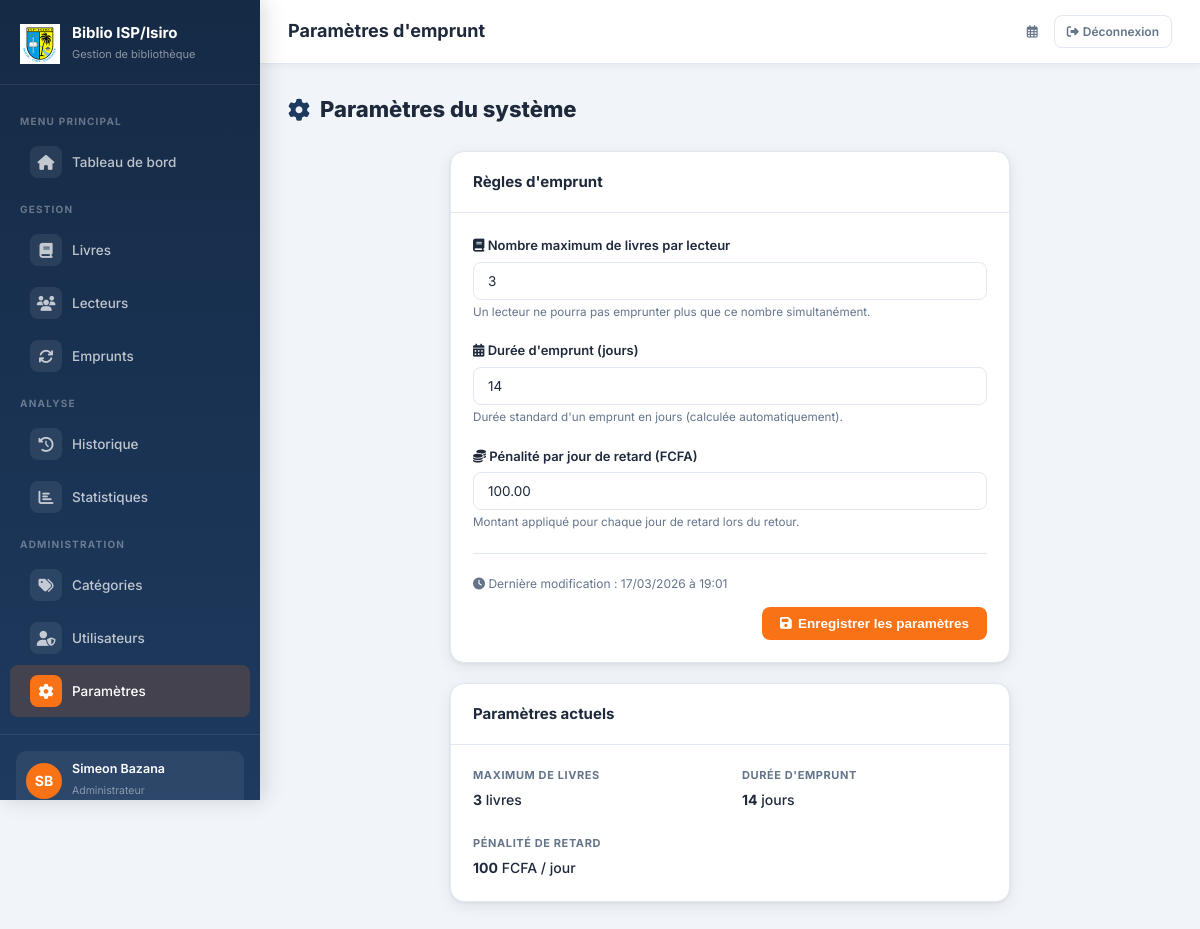
Before: /parametres/ (signed in) with the older database file.
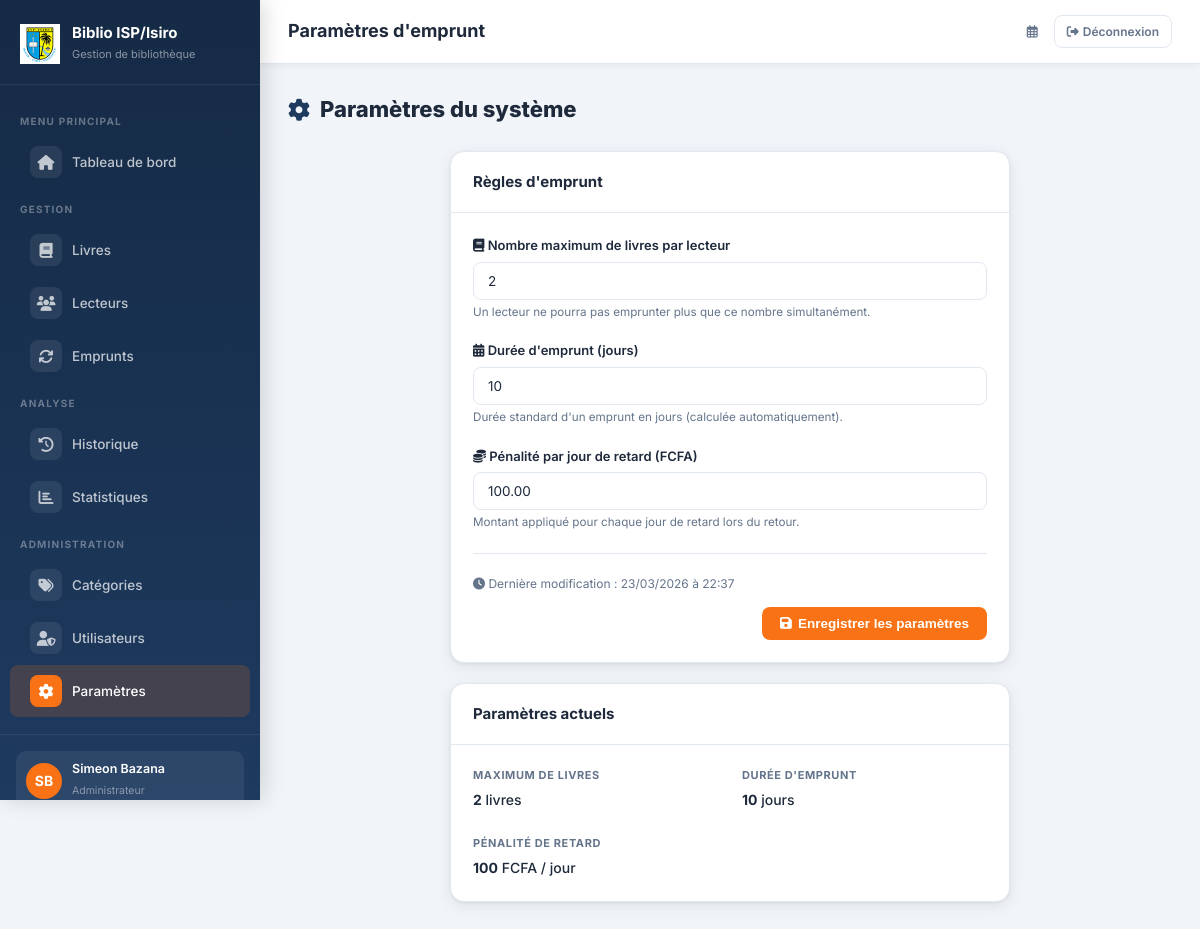
After: the same page with the newer database file.
### bibliotheque/models.py (models this page shows, shortened)
class ParametreEmprunt(models.Model):
    nb_max_livres = models.PositiveIntegerField(default=3, help_text="Nombre maximum de livres par lecteur")
    duree_emprunt_jours = models.PositiveIntegerField(default=14, help_text="Durée d'emprunt en jours")
    penalite_par_jour = models.DecimalField(max_digits=8, decimal_places=2, default=100, help_text="Pénalité par jour de retard (FCFA)")
    mise_a_jour = models.DateTimeField(auto_now=True)
    class Meta:
        verbose_name = 'Paramètre d\'emprunt'
        verbose_name_plural = 'Paramètres d\'emprunt'

### bibliotheque/views.py (the view)
# urls.py: path('parametres/', views.parametres, name='parametres'),
@admin_required
def parametres(request):
    params, _ = ParametreEmprunt.objects.get_or_create(pk=1)
    form = ParametreForm(request.POST or None, instance=params)
    if request.method == 'POST' and form.is_valid():
        form.save()
        messages.success(request, "Paramètres enregistrés.")
        return redirect('bibliotheque:parametres')
    return render(request, 'bibliotheque/parametres.html', {'form': form, 'params': params})

### bibliotheque/forms.py
class ParametreForm(forms.ModelForm):
    class Meta:
        model = ParametreEmprunt
        fields = ['nb_max_livres', 'duree_emprunt_jours', 'penalite_par_jour']
        widgets = {
            'nb_max_livres': forms.NumberInput(attrs={'class': 'form-control', 'min': 1}),
            'duree_emprunt_jours': forms.NumberInput(attrs={'class': 'form-control', 'min': 1}),
            'penalite_par_jour': forms.NumberInput(attrs={'class': 'form-control', 'min': 0, 'step': '0.01'}),
        }

### bibliotheque/models.py (called while the page is built)
    def est_admin(self):
        return self.role == 'admin'

### bibliotheque/templates/bibliotheque/parametres.html (shortened to what this page needs)
{% extends 'bibliotheque/base.html' %}
{% block page_title %}Paramètres d'emprunt{% endblock %}
{% block content %}
<div class="page-header">
  <h1><i class="fas fa-cog" style="color:var(--primary)"></i> Paramètres du système</h1>
</div>
<div class="card" style="max-width:560px;margin:0 auto;">
  <div class="card-header">
    <span class="card-title">Règles d'emprunt</span>
  </div>
  <div class="card-body">
    <form method="post" novalidate>
      <div class="form-group">
        <label class="form-label"><i class="fas fa-book"></i> Nombre maximum de livres par lecteur</label>
        {{ form.nb_max_livres }}
        <small style="color:var(--text-muted)">Un lecteur ne pourra pas emprunter plus que ce nombre simultanément.</small>
      </div>
      <div class="form-group">
        <label class="form-label"><i class="fas fa-calendar-alt"></i> Durée d'emprunt (jours)</label>
        {{ form.duree_emprunt_jours }}
        <small style="color:var(--text-muted)">Durée standard d'un emprunt en jours (calculée automatiquement).</small>
      </div>
      <div class="form-group">
        <label class="form-label"><i class="fas fa-coins"></i> Pénalité par jour de retard (FCFA)</label>
        {{ form.penalite_par_jour }}
        <small style="color:var(--text-muted)">Montant appliqué pour chaque jour de retard lors du retour.</small>
      </div>
      <hr class="divider"/>
      {% if params.mise_a_jour %}
      <p style="font-size:12px;color:var(--text-muted);margin-bottom:14px;">
        <i class="fas fa-clock"></i> Dernière modification : {{ params.mise_a_jour|date:"d/m/Y à H:i" }}
      </p>
      {% endif %}
      <div style="display:flex;gap:10px;justify-content:flex-end;">
        <button type="submit" class="btn btn-accent"><i class="fas fa-save"></i> Enregistrer les paramètres</button>
      </div>
    </form>
  </div>
</div>
<div class="card" style="max-width:560px;margin:20px auto 0;">
  <div class="card-header">
    <span class="card-title">Paramètres actuels</span>
  </div>
  <div class="card-body">
    <div class="detail-grid">
      <div class="detail-item">
        <label>Maximum de livres</label>
        <span class="detail-value"><strong>{{ params.nb_max_livres }}</strong> livre{{ params.nb_max_livres|pluralize }}</span>
      </div>
      <div class="detail-item">
        <label>Durée d'emprunt</label>
        <span class="detail-value"><strong>{{ params.duree_emprunt_jours }}</strong> jours</span>
      </div>
      <div class="detail-item">
        <label>Pénalité de retard</label>
        <span class="detail-value"><strong>{{ params.penalite_par_jour|floatformat:0 }}</strong> FCFA / jour</span>
      </div>
    </div>
  </div>
</div>
{% endblock %}

Changed rows visible on the page:
changed ParametreEmprunt: nb_max_livres "3" → "2"; duree_emprunt_jours "14" → "10"; mise_a_jour "17/03/2026 à 19:01" → "23/03/2026 à 22:37"
